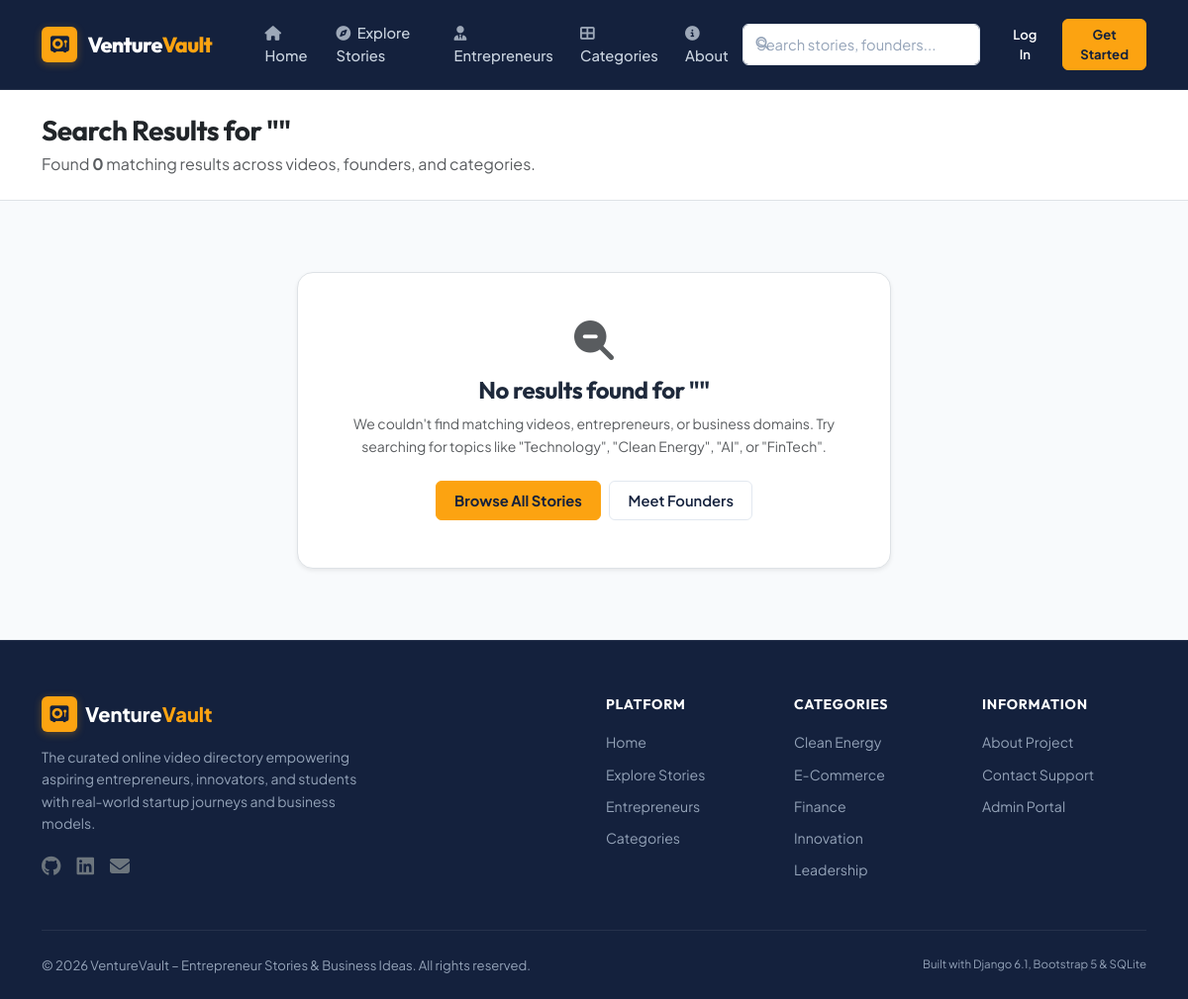
The app's page /search/ with its own data.
### directory/models.py (models this page shows, shortened)
class Category(models.Model):
    name = models.CharField(max_length=100, unique=True)
    slug = models.SlugField(max_length=120, unique=True, blank=True)
    description = models.TextField(help_text="Short overview of this category")
    icon = models.CharField(max_length=50, default="fas fa-lightbulb", help_text="FontAwesome icon class, e.g., 'fas fa-rocket'")
    created_at = models.DateTimeField(auto_now_add=True)
    class Meta:
        verbose_name_plural = "Categories"
        ordering = ['name']

### directory/views.py (the view, shortened to what this page needs)
# urls.py: path('search/', views.search_view, name='search'),
def search_view(request):
    query = request.GET.get('q', '').strip()
    videos = []
    entrepreneurs = []
    categories = []
    total_count = len(videos) + len(entrepreneurs) + len(categories)
    context = {
        'query': query,
        'videos': videos,
        'entrepreneurs': entrepreneurs,
        'categories': categories,
        'total_count': total_count,
        'saved_video_ids': _get_user_saved_video_ids(request.user),
    }
    return render(request, 'directory/search_results.html', context)

### directory/context_processors.py (called while the page is built)
def global_context(request):
    try:
        categories = Category.objects.all().order_by('name')
        saved_count = 0
        if request.user.is_authenticated and not (request.user.is_staff or request.user.is_superuser):
            saved_count = SavedVideo.objects.filter(user=request.user).count()
        return {
            'all_categories': categories,
            'global_saved_count': saved_count,
        }
    except Exception:
        return {
            'all_categories': [],
            'global_saved_count': 0,
        }

### directory/views.py (called while the page is built)
def _get_user_saved_video_ids(user):
    if user.is_authenticated and not (user.is_staff or user.is_superuser):
        return set(SavedVideo.objects.filter(user=user).values_list('video_id', flat=True))
    return set()

### directory/templates/directory/search_results.html (shortened to what this page needs)
{% extends 'directory/base.html' %}
{% load static %}
{% block content %}
<section class="py-4 bg-white border-bottom">
    <div class="container">
        <h1 class="h3 fw-bold text-dark mb-1">
            Search Results for ""
        </h1>
        <p class="text-muted mb-0">Found <strong>{{ total_count }}</strong> matching results across videos, founders, and categories.</p>
    </div>
</section>
<section class="py-5" style="background-color: var(--bg-page);">
    <div class="container">
        {% if total_count == 0 %}
        <div class="p-5 bg-white rounded-4 shadow-sm border text-center my-4 mx-auto" style="max-width: 600px;">
            <i class="fas fa-search-minus fs-1 text-muted mb-3"></i>
            <h2 class="h4 fw-bold">No results found for "{{ query }}"</h2>
            <p class="text-muted small mb-4">
                We couldn't find matching videos, entrepreneurs, or business domains. Try searching for topics like "Technology", "Clean Energy", "AI", or "FinTech".
            </p>
            <div class="d-flex justify-content-center gap-2">
                <a href="{% url 'explore' %}" class="btn btn-vv-primary">Browse All Stories</a>
                <a href="{% url 'entrepreneurs' %}" class="btn btn-vv-outline">Meet Founders</a>
            </div>
        </div>
        {% endif %}
    </div>
</section>
{% endblock %}

### directory/templates/directory/base.html (shortened to what this page needs)
{% load static %}
<!DOCTYPE html>
<html lang="en">
<head>
    <link href="https://cdn.jsdelivr.net/npm/bootstrap@5.3.2/dist/css/bootstrap.min.css" rel="stylesheet">
    <link rel="stylesheet" href="https://cdnjs.cloudflare.com/ajax/libs/font-awesome/6.5.1/css/all.min.css">
    <link rel="stylesheet" href="{% static 'directory/css/style.css' %}">
</head>
<body>
    <nav class="navbar navbar-expand-lg navbar-vv sticky-top">
        <div class="container">
            <a class="navbar-brand navbar-brand-logo" href="{% url 'home' %}">
                <span class="brand-icon-box">
                    <i class="fas fa-vault"></i>
                </span>
                <span>Venture<span style="color: var(--accent-orange);">Vault</span></span>
            </a>
            <div class="collapse navbar-collapse" id="vvNavbar">
                <ul class="navbar-nav me-auto ms-lg-4 mb-2 mb-lg-0">
                    <li class="nav-item">
                        <a class="nav-link nav-link-vv {% if request.resolver_match.url_name == 'home' %}active{% endif %}" href="{% url 'home' %}">
                            <i class="fas fa-home me-1 opacity-75"></i> Home
                        </a>
                    </li>
                    <li class="nav-item">
                        <a class="nav-link nav-link-vv {% if request.resolver_match.url_name == 'explore' %}active{% endif %}" href="{% url 'explore' %}">
                            <i class="fas fa-compass me-1 opacity-75"></i> Explore Stories
                        </a>
                    </li>
                    <li class="nav-item">
                        <a class="nav-link nav-link-vv {% if request.resolver_match.url_name == 'entrepreneurs' or request.resolver_match.url_name == 'entrepreneur_detail' %}active{% endif %}" href="{% url 'entrepreneurs' %}">
                            <i class="fas fa-user-tie me-1 opacity-75"></i> Entrepreneurs
                        </a>
                    </li>
                    <li class="nav-item">
                        <a class="nav-link nav-link-vv {% if request.resolver_match.url_name == 'categories' or request.resolver_match.url_name == 'category_videos' %}active{% endif %}" href="{% url 'categories' %}">
                            <i class="fas fa-th-large me-1 opacity-75"></i> Categories
                        </a>
                    </li>
                    <li class="nav-item">
                        <a class="nav-link nav-link-vv {% if request.resolver_match.url_name == 'about' %}active{% endif %}" href="{% url 'about' %}">
                            <i class="fas fa-info-circle me-1 opacity-75"></i> About
                        </a>
                    </li>
                </ul>
                <form class="d-flex nav-search-box me-lg-3 mb-2 mb-lg-0" action="{% url 'search' %}" method="GET">
                    <input class="form-control nav-search-input pe-3" type="search" name="q" value="{{ request.GET.q|default:'' }}" placeholder="Search stories, founders..." aria-label="Search">
                </form>
                <div class="d-flex align-items-center gap-2">
                    {% if user.is_authenticated %}
                        {% if user.is_staff or user.is_superuser %}
                        <a href="/admin/" target="_blank" class="btn btn-sm btn-outline-warning d-none d-md-inline-flex align-items-center gap-1">
                            <i class="fas fa-tools"></i> Admin Panel
                        </a>
                        {% endif %}
                        <a href="{% url 'profile' %}" class="btn btn-sm btn-vv-light position-relative nav-profile-btn">
                            <i class="fas fa-user-circle me-1"></i> {{ user.username }}
                            {% if global_saved_count > 0 %}
                            <span id="nav-saved-count" class="position-absolute top-0 start-100 translate-middle badge rounded-pill bg-warning text-dark fw-bold">
                                {{ global_saved_count }}
                            </span>
                            {% endif %}
                        </a>
                        <a href="{% url 'logout' %}" class="btn btn-sm text-white-50 text-hover-white" title="Log Out">
                            <i class="fas fa-sign-out-alt"></i>
                        </a>
                    {% else %}
                        <a href="{% url 'login' %}" class="btn btn-sm text-white px-3">Log In</a>
                        <a href="{% url 'register' %}" class="btn btn-sm btn-vv-primary px-3">Get Started</a>
                    {% endif %}
                </div>
            </div>
        </div>
    </nav>
    <main>
        {% block content %}{% endblock %}
    </main>
    <footer class="footer-vv">
        <div class="container">
            <div class="row g-4">
                <div class="col-lg-4 me-auto">
                    <div class="footer-brand-title d-flex align-items-center gap-2">
                        <span class="brand-icon-box">
                            <i class="fas fa-vault"></i>
                        </span>
                        <span>Venture<span style="color: var(--accent-orange);">Vault</span></span>
                    </div>
                    <p class="small text-muted mb-3" style="max-width: 320px; color: #94A3B8 !important;">
                        The curated online video directory empowering aspiring entrepreneurs, innovators, and students with real-world startup journeys and business models.
                    </p>
                    <div class="d-flex gap-3">
                        <a href="https://github.com/Aditi139" target="_blank" rel="noopener noreferrer" class="text-secondary fs-5" aria-label="GitHub"><i class="fab fa-github"></i></a>
                        <a href="https://www.linkedin.com/in/aditi139/" target="_blank" rel="noopener noreferrer" class="text-secondary fs-5" aria-label="LinkedIn"><i class="fab fa-linkedin"></i></a>
                        <a href="mailto:aditikumari1397@gmail.com" class="text-secondary fs-5" aria-label="Email"><i class="fas fa-envelope"></i></a>
                    </div>
                </div>
                <div class="col-6 col-md-3 col-lg-2">
                    <h6 class="footer-heading">Platform</h6>
                    <a href="{% url 'home' %}" class="footer-link">Home</a>
                    <a href="{% url 'explore' %}" class="footer-link">Explore Stories</a>
                    <a href="{% url 'entrepreneurs' %}" class="footer-link">Entrepreneurs</a>
                    <a href="{% url 'categories' %}" class="footer-link">Categories</a>
                </div>
                <div class="col-6 col-md-3 col-lg-2">
                    <h6 class="footer-heading">Categories</h6>
                    {% for cat in all_categories|slice:":5" %}
                    <a href="{% url 'category_videos' cat.slug %}" class="footer-link">{{ cat.name }}</a>
                    {% empty %}
                    <a href="{% url 'categories' %}" class="footer-link">All Domains</a>
                    {% endfor %}
                </div>
                <div class="col-6 col-md-3 col-lg-2">
                    <h6 class="footer-heading">Information</h6>
                    <a href="{% url 'about' %}" class="footer-link">About Project</a>
                    <a href="{% url 'contact' %}" class="footer-link">Contact Support</a>
                    <a href="/admin/" target="_blank" class="footer-link">Admin Portal</a>
                </div>
            </div>
            <div class="footer-bottom d-flex flex-column flex-md-row align-items-center justify-content-between">
                <div>
                    &copy; 2026 VentureVault – Entrepreneur Stories & Business Ideas. All rights reserved.
                </div>
                <div class="mt-2 mt-md-0 small" style="color: #94A3B8;">
                    Built with Django 6.1, Bootstrap 5 &amp; SQLite
                </div>
            </div>
        </div>
    </footer>
</body>
</html>

### directory/static/directory/css/style.css (style rules this page uses)
:root { --primary-navy: #14213D; --primary-navy-dark: #0B132B; --primary-navy-light: #1F2E4D; --primary-navy-hover: #1A2B4C; --accent-orange: #FCA311; --accent-orange-hover: #E5920A; --accent-orange-light: #FFF5E5; --accent-orange-subtle: rgba(252, 163, 17, 0.12); --bg-page: #F8FAFC; --card-bg: #FFFFFF; --text-main: #1E293B; --text-muted: #64748B; --text-light: #94A3B8; --border-color: #E2E8F0; --border-light: #F1F5F9; --font-heading: 'Outfit', -apple-system, BlinkMacSystemFont, 'Segoe UI', Roboto, sans-serif; --font-body: 'Plus Jakarta Sans', -apple-system, BlinkMacSystemFont, 'Segoe UI', Roboto, sans-serif; --shadow-xs: 0 1px 2px rgba(20, 33, 61, 0.04); --shadow-sm: 0 2px 6px rgba(20, 33, 61, 0.06); --shadow-md: 0 8px 20px rgba(20, 33, 61, 0.08); --shadow-lg: 0 16px 36px rgba(20, 33, 61, 0.12); --shadow-card-hover: 0 12px 28px rgba(20, 33, 61, 0.12); --radius-sm: 6px; --radius-md: 10px; --radius-lg: 14px; --radius-xl: 20px; --transition-fast: 0.18s ease; --transition-normal: 0.28s cubic-bezier(0.16, 1, 0.3, 1); }
*, *::before, *::after { box-sizing: border-box; }
html { scroll-behavior: smooth; scroll-padding-top: 80px; }
section, [id] { scroll-margin-top: 80px; }
body { font-family: var(--font-body); color: var(--text-main); background-color: var(--bg-page); line-height: 1.6; margin: 0; display: flex; flex-direction: column; min-height: 100vh; -webkit-font-smoothing: antialiased; -moz-osx-font-smoothing: grayscale; }
h1, h2, h3, h4, h5, h6, .navbar-brand { font-family: var(--font-heading); font-weight: 700; color: var(--primary-navy); letter-spacing: -0.02em; }
main { flex: 1 0 auto; }
a { color: var(--primary-navy); text-decoration: none; transition: color var(--transition-fast); }
.navbar-vv { background-color: var(--primary-navy); border-bottom: 1px solid rgba(255, 255, 255, 0.08); padding: 0.85rem 0; z-index: 1030; }
.navbar-brand-logo { font-size: 1.35rem; font-weight: 800; color: #FFFFFF !important; letter-spacing: -0.03em; display: inline-flex; align-items: center; gap: 0.65rem; }
.brand-icon-box { width: 36px; height: 36px; background-color: var(--accent-orange); color: var(--primary-navy); border-radius: var(--radius-sm); display: inline-flex; align-items: center; justify-content: center; font-size: 1.05rem; font-weight: 700; box-shadow: 0 2px 8px rgba(252, 163, 17, 0.3); }
.nav-link-vv { color: #CBD5E1 !important; font-weight: 500; font-size: 0.92rem; padding: 0.5rem 0.85rem !important; border-radius: var(--radius-sm); transition: all var(--transition-fast); }
.nav-search-box { position: relative; min-width: 240px; }
.nav-search-input { background-color: rgba(255, 255, 255, 0.08); border: 1px solid rgba(255, 255, 255, 0.16); color: #FFFFFF !important; border-radius: 24px; padding: 0.45rem 1rem 0.45rem 2.3rem; font-size: 0.88rem; transition: all var(--transition-fast); }
.nav-search-input::placeholder { color: #94A3B8; }
.btn { font-weight: 600; border-radius: var(--radius-sm); padding: 0.5rem 1.15rem; font-size: 0.92rem; transition: all var(--transition-fast); display: inline-flex; align-items: center; justify-content: center; gap: 0.45rem; }
.btn-sm { padding: 0.35rem 0.85rem; font-size: 0.82rem; }
.btn-vv-primary { background-color: var(--accent-orange); color: var(--primary-navy) !important; border: 1px solid var(--accent-orange); font-weight: 700; }
.btn-vv-outline { background-color: transparent; color: var(--primary-navy) !important; border: 1.5px solid var(--border-color); }
.form-control, .form-select { border: 1px solid var(--border-color); border-radius: var(--radius-sm); padding: 0.55rem 0.85rem; font-size: 0.92rem; color: var(--text-main); background-color: #FFFFFF; transition: all var(--transition-fast); }
.footer-vv { background-color: var(--primary-navy); color: #CBD5E1; padding: 3.5rem 0 1.5rem 0; margin-top: auto; border-top: 1px solid rgba(255, 255, 255, 0.08); }
.footer-brand-title { color: #FFFFFF; font-size: 1.25rem; font-weight: 800; margin-bottom: 0.85rem; }
.footer-heading { color: #FFFFFF; font-size: 0.88rem; font-weight: 700; text-transform: uppercase; letter-spacing: 0.05em; margin-bottom: 1.15rem; }
.footer-link { color: #94A3B8; display: block; font-size: 0.88rem; margin-bottom: 0.6rem; transition: color var(--transition-fast); text-decoration: none; }
.footer-bottom { border-top: 1px solid rgba(255, 255, 255, 0.08); padding-top: 1.5rem; margin-top: 2.5rem; font-size: 0.82rem; color: #94A3B8; }

### records on screen
Category: name "Clean Energy"
Category: name "E-Commerce"
Category: name "Finance"
Category: name "Innovation"
Category: name "Leadership"

### other values on screen
{{ total_count }} "0"
